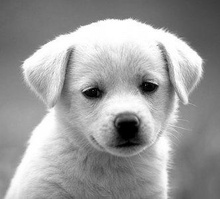
%> input picture Introduction to Computer Vision/hw1/img/dog.jpg, 220 x 199 px, shrunk from 332 x 300 before the run
$ octave filters.m   (GNU Octave 9; MATLAB toolbox functions it lacks are replaced by stand-ins)
%> lines starting %> are read from the running program, lines starting %| are printed output that depends on the picture
%% ======================== Images
% Open image and convert it to grayscale
img_1 = imread('./img/dog.jpg');
%> img_1 is the input picture: size 199x220x3 uint8; min 0, max 255, mean 155.7
img_1 = rgb2gray(img_1);
%> img_1: size 199x220 uint8
% Another very simple image
img_2 = ones(10);
img_2(2:6,2:6)=-1;
% Show image
img = img_1; % you can choose img_1 or img_2 here, or other images you like
figure(1);
imshow(img);
title('Original image');
pause(0.1);

%% ======================== Filters
filter_1= [1 0 -1;
 2 0 -2;
 1 0 -1];
filter_2 = [
1 1 -1 1 2 4;
1 1 1 1 3 2;
1 1 -1 1 2 5;
1 1 1 1 2 1;
] * (1/16);

filter = filter_1; % you can choose filter_1 or filter_2 here, or other filters you like

%% ======================== Convolution
my_output1 = my_conv2d(img, filter);
expected_outoput1 = conv2(img, filter, 'same');
figure(2);
subplot(1,2,1), imshow(uint8(my_output1)), title('My output convolution');
subplot(1,2,2), imshow(uint8(expected_outoput1)), title('Expected output convolution');
pause(0.1);

% ----- Your my_conv2d function should get the same results with the built-in function
if max(my_output1 - expected_outoput1) < 1e-6
    fprintf('Your conv function is correct.\n');
else
    fprintf('Your conv function is not correct.\n');
end

%% ======================== Correlation
my_output = my_corr2d(img, filter);
expected_outoput = filter2(filter, img);
figure(3);
subplot(1,2,1), imshow(uint8(my_output)), title('My output correlation');
subplot(1,2,2), imshow(uint8(expected_outoput)), title('Expected output correlation');
pause(0.1);

% ----- Your my_corr2d function should get the same results with the built-in function
if max(my_output - expected_outoput) < 1e-6
    fprintf('Your corr function is correct.\n');
else
    fprintf('Your corr function is not correct.\n');
end

%% =========================
function y = my_conv2d(I,f)
%> called with f = [1 0 -1; 2 0 -2; 1 0 -1]
% I is the image, f is the filter
    I = double(I);
    % ------------------------ Write your code here
    f = double(f);
    [a,b]=size(I);
%> a = 199; b = 220
    [c,d]=size(f);
    mic = floor((c/2))+1;
    mid = floor((d/2))+1;
    y = zeros(a,b);
    for m=1:a
        for n=1:b
            for k=1:c
                for l=1:d
                    if m+mic-k>0 && n+mid-l>0 && n+mid-l <=b && m+mic-k <=a
                        y(m,n)=y(m,n)+f(k,l)*I(m+mic-k,n+mid-l);
                    end
                end
            end
        end
    end
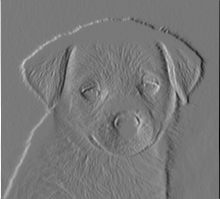
%> y: size 199x220 double; min -556, max 615, mean -0.4; drawn with min black and max white
%> `imshow(uint8(my_output1))`:
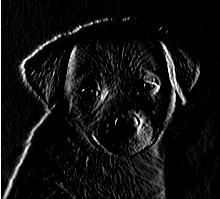
%> displayed picture: size 199x220, on the screen's scale of 0 to 255; min 0, max 255, mean 16.8
    % -------------- end of your code
end

function y = my_corr2d(I,f)
%> called with f = [1 0 -1; 2 0 -2; 1 0 -1]
% I is the image, f is the filter
    I = double(I);
    % ------------------------ Write your code here
    f = rot90(f,2);
    f = double(f);
    [a,b]=size(I);
    [c,d]=size(f);
    mic = floor((c/2))+1;
    mid = floor((d/2))+1;
    y = zeros(a,b);
    for m=1:a
        for n=1:b
            for k=1:c
                for l=1:d
                    %if m>k+mic && n>l+mid && m-k+mic <=a && n-l+mid <=b
                    %    y(m,n)=y(m,n)+f(k,l)*I(m-k+mic,n-l+mid);
                    %end
                    if m+mic-k>0 && n+mid-l>0 && n+mid-l <=b && m+mic-k <=a
                        y(m,n)=y(m,n)+f(k,l)*I(m+mic-k,n+mid-l);
                    end
                end
            end
        end
    end
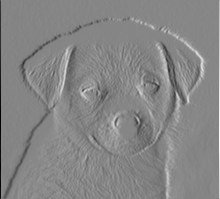
%> y: size 199x220 double; min -615, max 556, mean 0.4; drawn with min black and max white
%> `imshow(uint8(my_output))`:
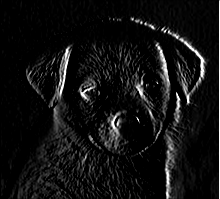
%> displayed picture: size 199x220, on the screen's scale of 0 to 255; min 0, max 255, mean 17.6
    % -------------- end of your code
end

$ run again, with Introduction to Computer Vision/hw1/img/building_1.jpg copied over Introduction to Computer Vision/hw1/img/dog.jpg
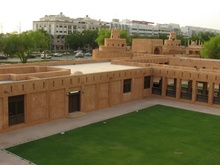
%> input picture Introduction to Computer Vision/hw1/img/building_1.jpg, 220 x 165 px, shrunk from 800 x 600 before the run
%> img_1 is the input picture: size 165x220x3 uint8; mean R, G, B 123.6, 115.8, 84.9
%> img_1: size 165x220 uint8
%> after the loop in my_corr2d, `for m=1:a`:
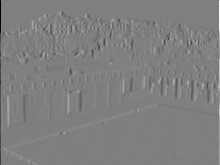
%> y: size 165x220 double; min -1020, max 1020, mean 0.3; drawn with min black and max white
%> `imshow(uint8(my_output))`:
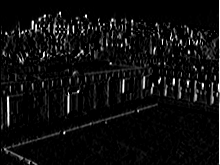
%> displayed picture: size 165x220, on the screen's scale of 0 to 255; min 0, max 255, mean 14.2
